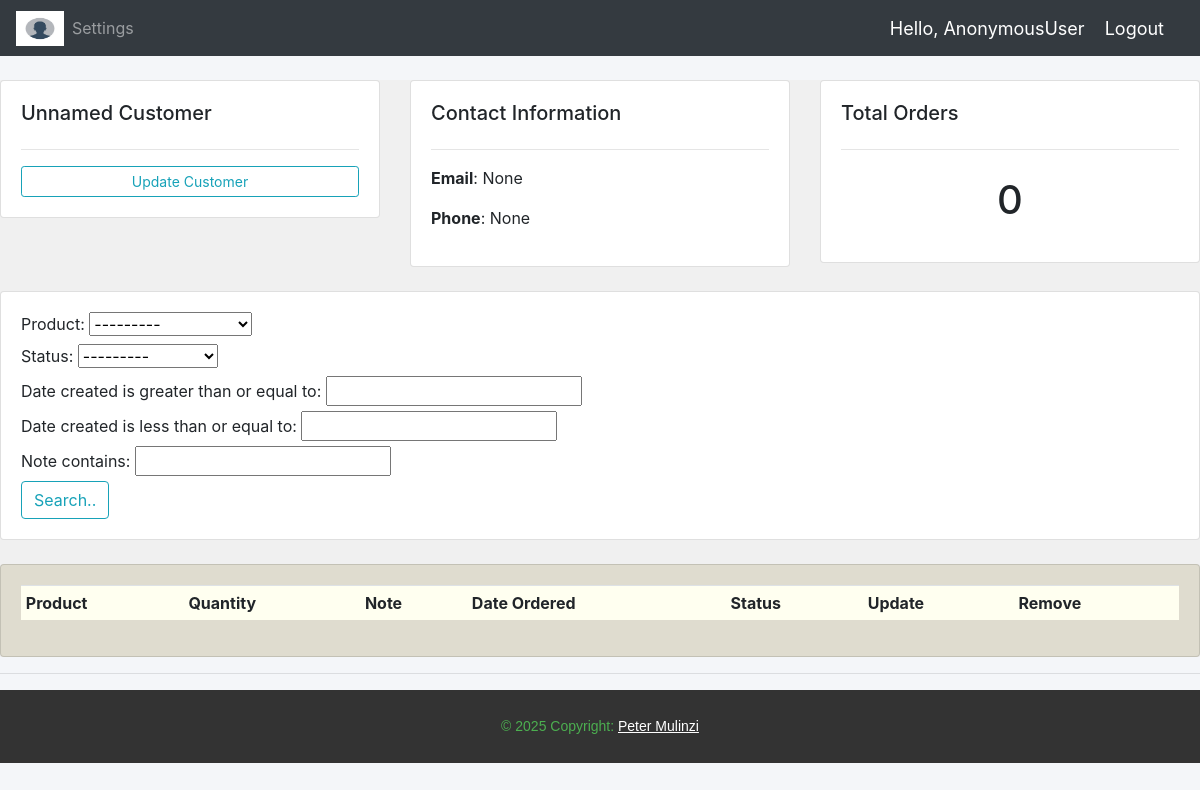
The page /customers/11/ on the database as committed earlier.
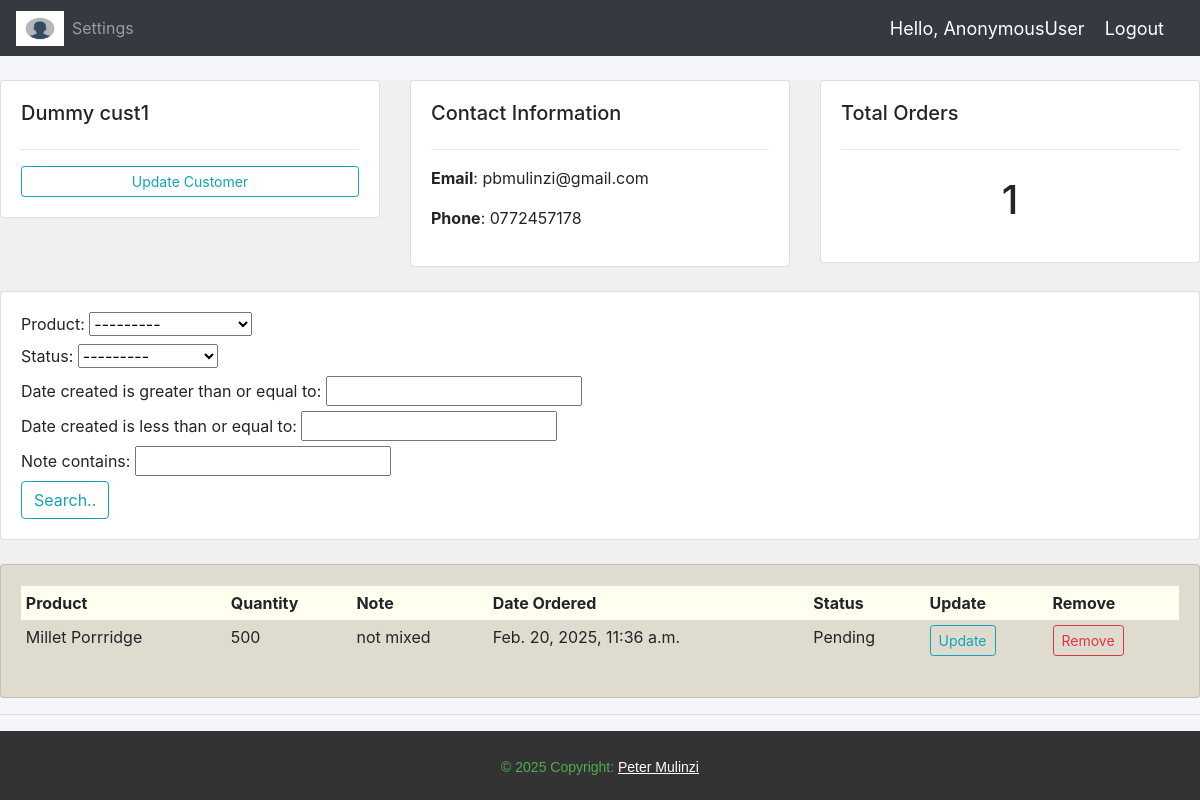
The same page on the database as committed later.
### Jah_Accounts/models.py (models this page shows, shortened)
class Customer(models.Model):
    user = models.OneToOneField(User, null=True, blank=True, on_delete=models.CASCADE)
    name = models.CharField(max_length=200, null=True, blank=True)
    phone = models.CharField(max_length=200, null=True, blank=True)
    email = models.CharField(max_length=200, null=True, blank=True)
    profile_picture = models.ImageField(null=True, default='avi.jpg', blank=True)
    date_created = models.DateTimeField(auto_now_add=True, null=True, blank=True)
    def __str__(self):
        return self.name or 'Unnamed Customer'

class Order(models.Model):
    STATUS = (
        ('Pending', 'Pending'),
        ('Out for delivery', 'Out for delivery'),
        ('Delivered', 'Delivered'),
    )
    MEASUREMENT = (
        ('Kgs', 'Kgs'),
        ('Tins', 'Tins'),
    )
    Customer = models.ForeignKey(Customer, null=True, on_delete=models.SET_NULL)
    Product = models.ForeignKey(Product, null=True, on_delete=models.SET_NULL,)
    date_created = models.DateTimeField(auto_now_add=True, null=True)
    status = models.CharField(max_length=200, null=True, choices=STATUS)
    tags = models.ManyToManyField(Tag)
    Quantity = models.CharField(null=True, max_length=4)
    units = models.CharField(max_length=200, null=True, choices=MEASUREMENT,)
    note = models.CharField(max_length=200, null=True)

class Product(models.Model):
    CATEGORY = (
        ('Flour', 'Flour'),
        ('Honey', 'Honey'),
        ('Spice', 'Spice'),
    )
    name = models.CharField(max_length=200, null=True)
    price = models.FloatField(null=True)
    category = models.CharField(max_length=200, null=True, choices=CATEGORY)
    description = models.CharField(max_length=200, null = True, blank = True)
    date_created = models.DateTimeField(auto_now_add=True, null=True)
    def __str__(self):
        return self.name

### Jah_Accounts/views.py (the view)
# urls.py: path('customers/<int:cust_id>/', views.customers, name='customers'),
def customers(request, cust_id):
    customer = Customer.objects.get(id=cust_id)
    orders = customer.order_set.all()
    order_count = orders.count()
    myFilter = OrderFilter(request.GET, queryset=orders)
    orders = myFilter.qs
    context = {
        'customer': customer,
        'orders': orders,
        'order_count': order_count,
        'myFilter': myFilter,
    }
    return render(request, 'Jah_Accounts/Customer.html', context)

### Jah_Accounts/templates/Jah_Accounts/Customer.html
{% extends "Jah_Accounts/main.html" %}
{% block content %}
<br>
<div style="background-color: #f0f0f0;">
    <div class="row">
        <div class="col-md">
            <div class="card card-body">
                <h5>{{customer}}</h5>
                <hr>
                <a class="btn btn-outline-info btn-sm btn-block" href="{% url 'updateCustomer' customer.id %}">Update Customer</a>
            </div>
        </div>
        <div class="col-md">
            <div class="card card-body">
                <h5>Contact Information</h5>
                <hr>
                <p><b>Email</b>: {{customer.email}}</p>
                <p><b>Phone</b>: {{customer.phone}}</p>
            </div>
        </div>
        <div class="col-md">
            <div class="card card-body">
                <h5>Total Orders</h5>
                <hr>
                <h1 style="text-align: center; padding: 10px;">{{order_count}}</h1>
            </div>
        </div>
    </div>
    <br>
    <div class="row">
        <div class="col">
            <div class="card card-body">
                <form method="get">
                    {{myFilter.form}}
                <button class="btn btn-primry btn-outline-info" type="submit">Search..</button>
                </form>
            </div>
        </div>
    </div>
    <br>
    <div class="row">
        <div class="col-md">
            <div class="card card-body" style="background-color: rgb(223, 220, 207);">
                <table class="table table-sm">
                    <tr style="background-color: ivory;">
                        <th>Product</th>
                        <th>Quantity</th>
                        <th>Note</th>
                        <th>Date Ordered</th>
                        <th>Status</th>
                        <th>Update</th>
                        <th>Remove</th>
                    </tr>
                    {% for order in orders %}
                      <tr>
                        <td>{{ order.Product }}</td>
                        <td>{{order.Quantity}}</td>
                        <td>{{ order.note }}</td>
                        <td>{{ order.date_created }}</td>
                        <td>{{ order.status }}</td>
                        <td><a class="btn btn-sm btn-outline-info" href="{% url 'updateOrder' order.id %}">Update</a></td>
                        <td><a class="btn btn-sm btn-outline-danger" href="{% url 'deleteOrder' order.id %}">Remove</a></td>
                      </tr>
                    {% endfor %}
                </table>
            </div>
        </div>
    </div>
</div>
{% endblock %}

Rows that differ between the two databases and show on the page:
changed Customer: name "Unnamed Customer" → "Dummy cust1"; email "None" → "pbmulinzi@gmail.com"; phone "None" → "0772457178"
added Order: Product "Millet Porrridge", Quantity "500", note "not mixed", date_created "Feb. 20, 2025, 11:36 a.m.", status "Pending"
Other text that changed with them:
{{ order_count }}: "0" → "1"
